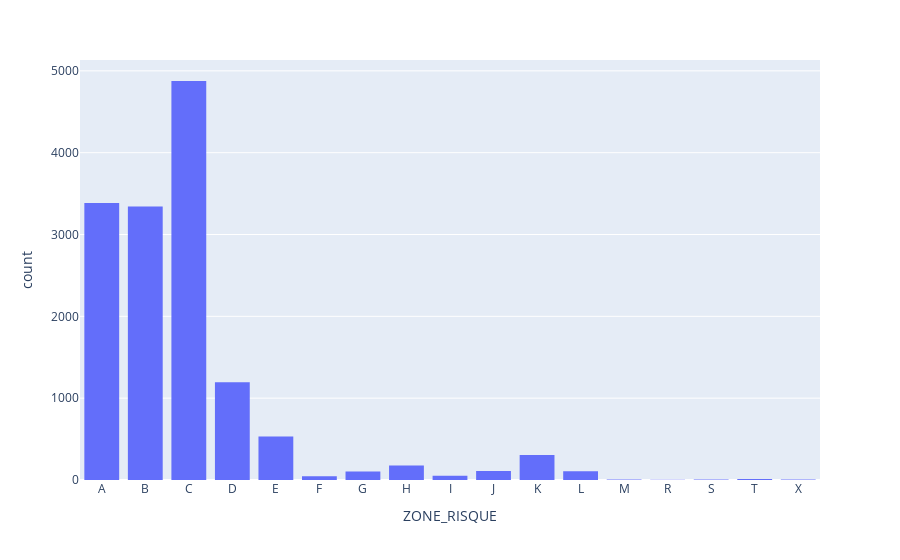

Notebook code cell kept with this figure:
### Code cell
#Ecrivez votre code ici
fig = px.histogram(data_set.sort_values('ZONE_RISQUE'), x="ZONE_RISQUE")
fig.update_xaxes(type='category') #Cette ligne permet de forcer la variable comme variable catégorielle et non numérique

fig.show()

### Figure 1 — Plotly figure (JSON) as saved in the notebook; plotly's stock layout.template omitted (floating-point values rounded to 4 significant figures; data arrays with more than 128 entries replaced by an {"elided": "..."} marker saying what was removed)
{"data": [{"bingroup": "x", "hovertemplate": "ZONE_RISQUE=%{x}<br>count=%{y}<extra></extra>", "legendgroup": "", "marker": {"color": "#636efa", "pattern": {"shape": ""}}, "name": "", "orientation": "v", "showlegend": false, "type": "histogram", "x": {"elided": "14264 str values"}, "xaxis": "x", "yaxis": "y"}], "layout": {"barmode": "relative", "legend": {"tracegroupgap": 0}, "margin": {"t": 60}, "xaxis": {"anchor": "y", "domain": [0, 1], "title": {"text": "ZONE_RISQUE"}, "type": "category"}, "yaxis": {"anchor": "x", "domain": [0, 1], "title": {"text": "count"}}}}
